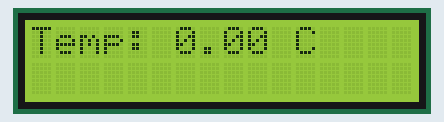
This sketch was run on a simulated Arduino Uno, built with avr-gcc and run on an emulated ATmega328P. On the bench: 16×2 character LCD.

Above: at 0.1 s.
At 1.1 s:
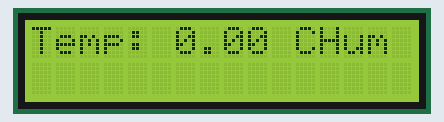
At 2.1 s:
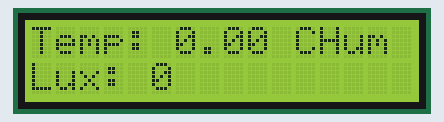

Measured:
- by itself, everything shown: repeats every 3.0 s, in 3 steps
- what the display in image 1 shows lasts 1.0 s, from 1.1 s to 2.1 s

The sketch:

dht22_lux_lcd_i2c.ino
```cpp
#include <Wire.h>
#include <LiquidCrystal_I2C.h>

LiquidCrystal_I2C lcd(0x27, 16, 2); // Initialize the LCD object with the I2C address, number of columns, and number of rows

void setup()
{
  lcd.begin(16, 2); // Initialize the LCD display with 16 columns and 2 rows
  lcd.backlight(); // Turn on the backlight

  Wire.begin(); // Initialize the I2C communication
}

void loop()
{
  // Read temperature and humidity data and lux data
  float temperature = readTemperature();
  float humidity = readHumidity();
  int lux = readLux();

  lcd.clear();          // Clear the LCD display

  lcd.setCursor(0, 0);        // Set the cursor to the first column of the first row

  // Print the temperature data
  lcd.print("Temp: ");
  lcd.print(temperature);
  lcd.print(" C");
  delay(1000);

  // Print the Humidity data
  lcd.print("Hum : ");
  lcd.print(humidity);
  lcd.print(" %");
  delay(1000);

  lcd.setCursor(0, 1);    // Set the cursor to the first column of the second row

  // Print the lux data
  lcd.print("Lux: ");
  lcd.print(lux);
  delay(1000);

}

float readTemperature()   // read temperature from a sensor
{
  return 0;
}

float readHumidity()   // read humidity from a sensor
{
  return 0;
}

int readLux()     // read lux from a sensor
{
  return 0; // Dummy value for demonstration
}
```
